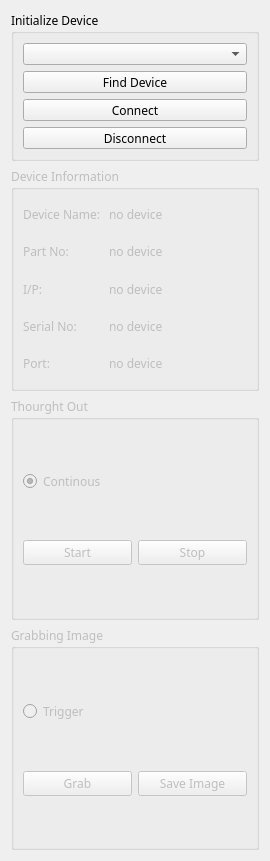
           <widget class="QWidget" name="scrollAreaWidgetContents_4">
            <property name="geometry">
             <rect>
              <x>0</x>
              <y>0</y>
              <width>270</width>
              <height>861</height>
             </rect>
            </property>
            <layout class="QVBoxLayout" name="verticalLayout">
             <item>
              <widget class="QGroupBox" name="groupBox_initialize_device">
               <property name="minimumSize">
                <size>
                 <width>200</width>
                 <height>0</height>
                </size>
               </property>
               <property name="maximumSize">
                <size>
                 <width>16777215</width>
                 <height>150</height>
                </size>
               </property>
               <property name="font">
                <font>
                 <family>Microsoft YaHei</family>
                 <pointsize>9</pointsize>
                </font>
               </property>
               <property name="title">
                <string>Initialize Device</string>
               </property>
               <layout class="QGridLayout" name="gridLayout_4">
                <item row="2" column="0">
                 <widget class="QComboBox" name="comboBox_device_list">
                  <property name="font">
                   <font>
                    <family>Microsoft YaHei</family>
                    <pointsize>9</pointsize>
                   </font>
                  </property>
                  <item>
                   <property name="text">
                    <string/>
                   </property>
                  </item>
                 </widget>
                </item>
                <item row="3" column="0">
                 <widget class="QPushButton" name="pushButton_find_device">
                  <property name="font">
                   <font>
                    <family>Microsoft YaHei</family>
                    <pointsize>9</pointsize>
                   </font>
                  </property>
                  <property name="text">
                   <string>Find Device</string>
                  </property>
                 </widget>
                </item>
                <item row="4" column="0">
                 <widget class="QPushButton" name="pushButton_Connect_Device">
                  <property name="font">
                   <font>
                    <family>Microsoft YaHei</family>
                    <pointsize>9</pointsize>
                   </font>
                  </property>
                  <property name="text">
                   <string>Connect</string>
                  </property>
                 </widget>
                </item>
                <item row="5" column="0">
                 <widget class="QPushButton" name="pushButton_disconnect_dev">
                  <property name="font">
                   <font>
                    <family>Microsoft YaHei</family>
                    <pointsize>9</pointsize>
                   </font>
                  </property>
                  <property name="text">
                   <string>Disconnect</string>
                  </property>
                 </widget>
                </item>
               </layout>
              </widget>
             </item>
             <item>
              <widget class="QGroupBox" name="groupBox_device_information">
               <property name="enabled">
                <bool>false</bool>
               </property>
               <property name="minimumSize">
                <size>
                 <width>200</width>
                 <height>0</height>
                </size>
               </property>
               <property name="font">
                <font>
                 <family>Microsoft YaHei</family>
                 <pointsize>9</pointsize>
                </font>
               </property>
               <property name="mouseTracking">
                <bool>true</bool>
               </property>
               <property name="tabletTracking">
                <bool>true</bool>
               </property>
               <property name="acceptDrops">
                <bool>true</bool>
               </property>
               <property name="autoFillBackground">
                <bool>false</bool>
               </property>
               <property name="title">
                <string>Device Information</string>
               </property>
               <layout class="QGridLayout" name="gridLayout_5">
                <item row="0" column="0">
                 <widget class="QLabel" name="label_3">
                  <property name="maximumSize">
                   <size>
                    <width>80</width>
                    <height>16777215</height>
                   </size>
                  </property>
                  <property name="font">
                   <font>
                    <family>Microsoft YaHei</family>
                    <pointsize>9</pointsize>
                   </font>
                  </property>
                  <property name="text">
                   <string>Device Name:</string>
                  </property>
                 </widget>
                </item>
                <item row="0" column="1">
                 <widget class="QLabel" name="label_dev_name">
                  <property name="font">
                   <font>
                    <family>Microsoft YaHei</family>
                    <pointsize>9</pointsize>
                   </font>
                  </property>
                  <property name="text">
                   <string>no device</string>
                  </property>
                 </widget>
                </item>
                <item row="1" column="1">
                 <widget class="QLabel" name="label_PartNo">
                  <property name="font">
                   <font>
                    <family>Microsoft YaHei</family>
                    <pointsize>9</pointsize>
                   </font>
                  </property>
                  <property name="text">
                   <string>no device</string>
                  </property>
                 </widget>
                </item>
                <item row="2" column="1">
                 <widget class="QLabel" name="label_IP">
                  <property name="font">
                   <font>
                    <family>Microsoft YaHei</family>
                    <pointsize>9</pointsize>
                   </font>
                  </property>
                  <property name="text">
                   <string>no device</string>
                  </property>
                 </widget>
                </item>
                <item row="4" column="1">
                 <widget class="QLabel" name="label_SerialNo">
                  <property name="font">
                   <font>
                    <family>Microsoft YaHei</family>
                    <pointsize>9</pointsize>
                   </font>
                  </property>
                  <property name="text">
                   <string>no device</string>
                  </property>
                 </widget>
                </item>
                <item row="1" column="0">
                 <widget class="QLabel" name="label_4">
                  <property name="maximumSize">
                   <size>
                    <width>80</width>
                    <height>16777215</height>
                   </size>
                  </property>
                  <property name="font">
                   <font>
                    <family>Microsoft YaHei</family>
                    <pointsize>9</pointsize>
                   </font>
                  </property>
                  <property name="text">
                   <string>Part No:</string>
                  </property>
                 </widget>
                </item>
                <item row="2" column="0">
                 <widget class="QLabel" name="label_5">
                  <property name="maximumSize">
                   <size>
                    <width>80</width>
                    <height>16777215</height>
                   </size>
                  </property>
                  <property name="font">
                   <font>
                    <family>Microsoft YaHei</family>
                    <pointsize>9</pointsize>
                   </font>
                  </property>
                  <property name="text">
                   <string>I/P:</string>
                  </property>
                 </widget>
                </item>
                <item row="4" column="0">
                 <widget class="QLabel" name="label_6">
                  <property name="maximumSize">
                   <size>
                    <width>80</width>
                    <height>16777215</height>
                   </size>
                  </property>
                  <property name="font">
                   <font>
                    <family>Microsoft YaHei</family>
                    <pointsize>9</pointsize>
                   </font>
                  </property>
                  <property name="text">
                   <string>Serial No:</string>
                  </property>
                 </widget>
                </item>
                <item row="5" column="0">
                 <widget class="QLabel" name="label_40">
                  <property name="maximumSize">
                   <size>
                    <width>80</width>
                    <height>16777215</height>
                   </size>
                  </property>
                  <property name="font">
                   <font>
                    <pointsize>9</pointsize>
                   </font>
                  </property>
                  <property name="text">
                   <string>Port:</string>
                  </property>
                 </widget>
                </item>
                <item row="5" column="1">
                 <widget class="QLabel" name="label_Port">
                  <property name="font">
                   <font>
                    <pointsize>9</pointsize>
                   </font>
                  </property>
                  <property name="text">
                   <string>no device</string>
                  </property>
                 </widget>
                </item>
               </layout>
              </widget>
             </item>
             <item>
              <widget class="QGroupBox" name="groupBox_throught">
               <property name="enabled">
                <bool>false</bool>
               </property>
               <property name="minimumSize">
                <size>
                 <width>200</width>
                 <height>0</height>
                </size>
               </property>
               <property name="font">
                <font>
                 <family>Microsoft YaHei</family>
                 <pointsize>9</pointsize>
                </font>
               </property>
               <property name="title">
                <string>Thourght Out</string>
               </property>
               <layout class="QGridLayout" name="gridLayout_6">
                <item row="0" column="0">
                 <widget class="QRadioButton" name="radioButton_check_continous">
                  <property name="font">
                   <font>
                    <family>Microsoft YaHei</family>
                    <pointsize>9</pointsize>
                   </font>
                  </property>
                  <property name="text">
                   <string>Continous</string>
                  </property>
                  <property name="checked">
                   <bool>true</bool>
                  </property>
                 </widget>
                </item>
                <item row="1" column="0">
                 <widget class="QPushButton" name="pushButton_start_stream">
                  <property name="font">
                   <font>
                    <family>Microsoft YaHei</family>
                    <pointsize>9</pointsize>
                   </font>
                  </property>
                  <property name="text">
                   <string>Start</string>
                  </property>
                 </widget>
                </item>
                <item row="1" column="1">
                 <widget class="QPushButton" name="pushButton_stop_stream">
                  <property name="font">
                   <font>
                    <family>Microsoft YaHei</family>
                    <pointsize>9</pointsize>
                   </font>
                  </property>
                  <property name="text">
                   <string>Stop</string>
                  </property>
                 </widget>
                </item>
               </layout>
              </widget>
             </item>
             <item>
              <widget class="QGroupBox" name="groupBox_grab_image">
               <property name="enabled">
                <bool>false</bool>
               </property>
               <property name="minimumSize">
                <size>
                 <width>200</width>
                 <height>0</height>
                </size>
               </property>
               <property name="font">
                <font>
                 <family>Microsoft YaHei</family>
                 <pointsize>9</pointsize>
                </font>
               </property>
               <property name="title">
                <string>Grabbing Image</string>
               </property>
               <layout class="QGridLayout" name="gridLayout_7">
                <item row="0" column="0">
                 <widget class="QRadioButton" name="radioButton_triggermode">
                  <property name="font">
                   <font>
                    <family>Microsoft YaHei</family>
                    <pointsize>9</pointsize>
                   </font>
                  </property>
                  <property name="text">
                   <string>Trigger</string>
                  </property>
                 </widget>
                </item>
                <item row="1" column="0">
                 <widget class="QPushButton" name="pushButton_grab">
                  <property name="font">
                   <font>
                    <family>Microsoft YaHei</family>
                    <pointsize>9</pointsize>
                   </font>
                  </property>
                  <property name="text">
                   <string>Grab</string>
                  </property>
                 </widget>
                </item>
                <item row="1" column="1">
                 <widget class="QPushButton" name="pushButton_saveimg">
                  <property name="font">
                   <font>
                    <family>Microsoft YaHei</family>
                    <pointsize>9</pointsize>
                   </font>
                  </property>
                  <property name="text">
                   <string>Save Image</string>
                  </property>
                 </widget>
                </item>
               </layout>
              </widget>
             </item>
            </layout>
           </widget>
